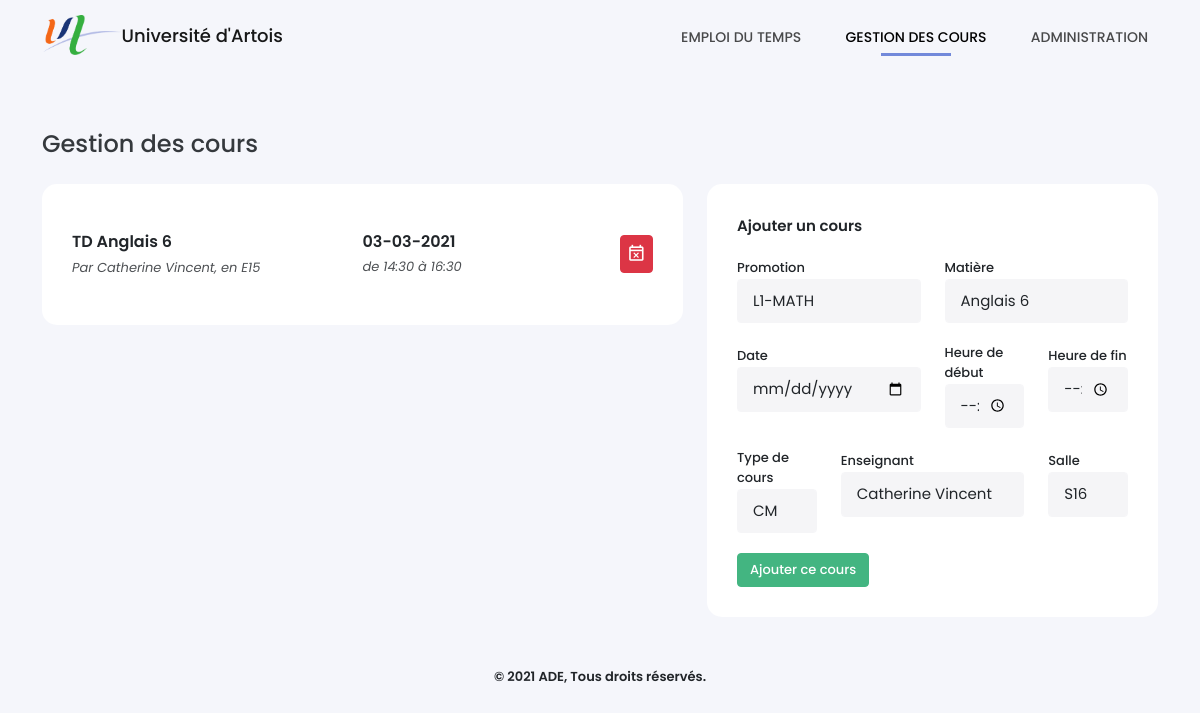
Screenshot of /gestion.php (signed in) with the database file from the repository.
### tables this page shows
CREATE TABLE Cours (
    CourID INTEGER PRIMARY KEY AUTOINCREMENT,
    DateCour VARCHAR(30) NOT NULL,
    HeureDebut time NOT NULL,
    HeureFin time NOT NULL,
    TypeID INTEGER NOT NULL,
    SalleID INTEGER NOT NULL,
    UsagerID INTEGER NOT NULL,
    MatiereID INTEGER NOT NULL,
    CONSTRAINT cour_type_fk FOREIGN KEY (TypeID) REFERENCES TypeCours(TypeID) ON DELETE CASCADE,
    CONSTRAINT cour_salle_fk FOREIGN KEY (SalleID) REFERENCES Salles(SalleID) ON DELETE CASCADE
    CONSTRAINT cour_enseignant_fk FOREIGN KEY (UsagerID) REFERENCES Usagers(UsagerID) ON DELETE CASCADE,
    CONSTRAINT cour_matiere_fk FOREIGN KEY (MatiereID) REFERENCES Matieres(MatiereID) ON DELETE CASCADE
);

CREATE TABLE TypeCours (
    TypeID INTEGER PRIMARY KEY AUTOINCREMENT,
    NomType VARCHAR NOT NULL
);

CREATE TABLE Matieres (
    MatiereID INTEGER PRIMARY KEY AUTOINCREMENT,
    NomMatiere VARCHAR(25) NOT NULL,
    CouleurMatiere VARCHAR(10) NOT NULL,
    PromotionID INTEGER NOT NULL,
    CONSTRAINT matiere_promo_fk FOREIGN KEY (PromotionID) REFERENCES Promotions(PromotionID) ON DELETE CASCADE
);

CREATE TABLE Usagers (
    UsagerID VARCHAR(30) PRIMARY KEY NOT NULL,
    MotDePasse VARCHAR(255) NOT NULL,
    Nom VARCHAR(15) NOT NULL,
    Prenom VARCHAR(20) NOT NULL,
    RangID INTEGER NOT NULL,
    CONSTRAINT usager_rang_fk FOREIGN KEY (RangID) REFERENCES Rangs(RangID) ON DELETE CASCADE
);

CREATE TABLE Salles (
    SalleID INTEGER PRIMARY KEY AUTOINCREMENT,
    NomSalle VARCHAR NOT NULL
);

### gestion.php (the view, shortened to what this page needs)
<!DOCTYPE html>
<?php
require_once('./src/Planning/FormEvent.php');
$last_search = isset($_GET['search']) ? $_GET['search'] : ' ';
?>
<html lang="fr-FR">
<head>
    <link type="text/css" rel="stylesheet" href="./assets/css/icons.min.css">
    <link type="text/css" rel="stylesheet" href="./assets/css/bootstrap.min.css">
    <link type="text/css" rel="stylesheet" href="./assets/css/style.css">
</head>
<body>
    <?php require_once('./views/header.php') ?>
    <div class="container">
        <h4>Gestion des cours</h4>
        <div class="row">
            <div class="col-md-7">
                <div class="box-content">
                    <?php
                    $where = 'WHERE NomMatiere LIKE \'%'. $last_search.'%\'';
                    if($_SESSION['rang'] == 2)  $where = 'WHERE UsagerID ="'. $_SESSION['id'] . '" AND NomMatiere LIKE \'%'. $last_search.'%\'';
                    $sCours = $bdd->query('SELECT * FROM Cours INNER JOIN Matieres USING(MatiereID), TypeCours USING(TypeID), Usagers USING(UsagerID), Promotions USING(PromotionID), Salles USING(SalleID) '.$where.' ORDER BY DateCour DESC, HeureDebut DESC');
                    while($aCours = $sCours->fetch()) { ?>
                        <div class="list-cours d-flex flex-row align-items-center justify-content-between">
                            <div class="cours-info">
                                <p><?= $aCours['NomType'] ?> <?= $aCours['NomMatiere'] ?></p>
                                <span>Par <?= $aCours['Prenom'] ?> <?= $aCours['Nom'] ?>, en <?= $aCours['NomSalle'] ?></span>
                            </div>
                            <div class="cours-date">
                                <p><?= date('d-m-Y', $aCours['DateCour']) ?></p>
                                <span>de  <?= $aCours['HeureDebut'] ?> à <?= $aCours['HeureFin'] ?></span>
                            </div>
                            <a href="./_delete?CourID=<?= $aCours['CourID'] ?>" class="btn btn-danger"><i class="mdi mdi-calendar-remove-outline"></i></a>
                        </div>
                    <?php } ?>
                </div>
            </div>
            <div class="col-md-5">
                <div class="box-content">
                    <div class="content-title">Ajouter un cours</div>
                    <form method="POST" action="">
                        <div class="row">
                            <div class="col-md-6">
                                <label for="">Promotion</label>
                                <select name="promotion" class="form-control" id="promo">
                                    <?php
                                    $option = '';
                                    if($_SESSION['rang'] == 2) {
                                        $option = 'INNER JOIN Appartient ON Promotions.PromotionID = Appartient.PromotionID AND UsagerID = "'.$_SESSION['id'].'"';
                                    }
                                    $sPromo = $bdd->query('SELECT * FROM Promotions '.$option.' ORDER BY PromotionID');
                                    while($aPromo = $sPromo->fetch()) {
                                        echo '<option value="'.$aPromo['PromotionID'].'"'. ((isset($_POST['promotion']) && $_POST['promotion'] == $aPromo['PromotionID']) ? ' selected' : '') .'>'.$aPromo['NomPromotion'].'</option>';
                                    } ?>
                                </select>
                            </div>
                            <div class="col-md-6">
                                <label for="">Matière</label>
                                <select name="matiere" id="" class="form-control" id="matiere">
                                    <?php
                                    $option = '';
                                    if($_SESSION['rang'] == 2) {
                                        $option = 'INNER JOIN Enseigne ON Matieres.MatiereID = Enseigne.MatiereID AND UsagerID = "'.$_SESSION['id'].'"';
                                    }
                                    $sMatieres = $bdd->query('SELECT * FROM Matieres '.$option. ' ORDER BY NomMatiere');
                                    while($aMatieres = $sMatieres->fetch()) {
                                        echo '<option value="'.$aMatieres['MatiereID'].'">'.$aMatieres['NomMatiere'].'</option>';
                                    } ?>
                                </select>
                            </div>
                            <div class="col-md-6">
                                <div class="form-group">
                                    <label for="date">Date</label>
                                    <input type="date" name="dateCour" class="form-control <?= (isset($errors['dateCour'])) ? 'is-invalid' : '' ?>" value="<?= (isset($_POST['dateCour'])) ? $_POST['dateCour'] : '' ?>">
                                </div>
                            </div>
                            <div class="col-md-3">
                                <div class="form-group">
                                    <label for="date">Heure de début</label>
                                    <input type="time" name="heureDebut" class="form-control <?= (isset($errors['heureDebut'])) ? 'is-invalid' : '' ?>" value="<?= (isset($_POST['heureDebut'])) ? $_POST['heureDebut'] : '' ?>">
                                </div>
                            </div>
                            <div class="col-md-3">
                                <div class="form-group">
                                    <label for="date">Heure de fin</label>
                                    <input type="time" name="heureFin" class="form-control <?= (isset($errors['heureFin'])) ? 'is-invalid' : '' ?>" value="<?= (isset($_POST['heureFin'])) ? $_POST['heureFin'] : '' ?>">
                                </div>
                            </div>
                            <div class="col-md-3">
                                <div class="form-group">
                                    <label for="date">Type de cours</label>
                                    <select name="type" class="form-control">
                                        <?php $query = $bdd->query('SELECT * FROM TypeCours');
                                            while ($row = $query->fetch()){
                                                echo '<option value="' . $row['TypeID'].'">' . $row['NomType'] . '</option>';
                                            }
                                        ?>
                                    </select>
                                </div>
                            </div>
                            <div class="col-md-6">
                                <div class="form-group">
                                    <label for="date">Enseignant</label>
                                    <select name="enseignant" class="form-control">
                                        <?php if($_SESSION['rang'] == 2) {
                                                $sql = 'AND UsagerID = "'.$_SESSION['id'].'"';
                                            } else {
                                                $sql = '';
                                            }
                                            $query = $bdd->query('SELECT * FROM Usagers WHERE RangID = 2 ' . $sql);
                                            while ($row = $query->fetch()){
                                                echo '<option value="' .$row['UsagerID'] .'">' . $row['Prenom'] . ' ' .  $row['Nom'] . '</option>';
                                            }
                                        ?>
                                    </select>
                                </div>
                            </div>
                            <div class="col-md-3">
                                <div class="form-group">
                                    <label for="salle">Salle</label>
                                    <select name="salle" class="form-control">
                                        <?php $query = $bdd->query('SELECT * FROM Salles');
                                            while ($row = $query->fetch()){
                                                echo '<option value="' . $row['SalleID'].'">' . $row['NomSalle'] . '</option>';
                                            }
                                        ?>
                                    </select>
                                </div>
                            </div>
                        </div>
                        <input type="submit" name="add_cours" value="Ajouter ce cours" class="btn btn-success">
                    </form>
                </div>
            </div>
        </div>
        <?php require_once('./views/footer.php') ?>
    </div>
</body>
</html>

### views/header.php
<header>
    <div class="container">
        <div class="logo">
            <a href="./"><img src="./assets/img/logo.png" alt="logo"><span>Université d'Artois</span></a>
        </div>
        <nav>
            <ul>
                <li <?= (basename($_SERVER['PHP_SELF']) == 'index.php') ? 'class="active"' : null ?>>
                    <a href="./"> Emploi du temps</a>
                </li>
                <li <?= (basename($_SERVER['PHP_SELF']) == 'gestion.php') ? 'class="active"' : null ?>>
                    <a href="./gestion"> Gestion des cours</a>
                </li>
                <li <?= (basename($_SERVER['PHP_SELF']) == 'admin.php') ? 'class="active"' : null ?>>
                    <a href="./admin">Administration</a>
                </li>
            </ul>
        </nav>
    </div>
</header>

### views/footer.php
<footer>
    <p>© 2021 ADE, Tous droits réservés.</p>
</footer>

### assets/css/style.css (style rules this page uses)
* { box-sizing: border-box; outline: none; -webkit-tap-highlight-color: rgba(0, 0, 0, 0); }
body { font-family: Poppins, sans-serif; background-color: #F5F6FB; margin: 0; padding: 0; }
header { width: 100%; height: 80px; margin-bottom: 50px; }
.logo a { float: left; margin-top: 15px; text-decoration: none; }
.logo img { height: 40px; }
.logo a span { color: #000; vertical-align: middle; opacity: .9; font-size: 18px; font-weight: 500; }
nav { float: right; padding: 25px 0; }
nav ul { padding: 0; margin: 0; list-style: none; position: relative; }
nav ul li { display: inline-block; margin-left: 20px; }
nav a { display: block; padding: 0 10px; color: #000; opacity: .7; text-transform: uppercase; font-weight: 500; font-size: 14px; text-decoration: none; }
nav ul li.active a { opacity: 1; }
nav ul li a::after { content: ''; width: 50%; display: block; margin: 5px auto; border-bottom: 3px solid transparent; }
nav ul li.active a::after { border-color: #7289DA; }
footer { text-align: center; margin: 20px auto; font-weight: 600; font-size: 13px; }
.container { min-width: 80%; }
.container h4 { opacity: .9; margin-bottom: 25px; }
.btn { font-weight: 500; font-size: 13px; }
.btn-success { background-color: #43B581; border-color: #43B581; }
.box-content { position: relative; width: 100%; padding: 30px; background-color: #fff; border-radius: 15px; margin-bottom: 30px; }
.box-content::after { content: ''; clear: both; display: table; }
.content-title { font-size: 15px; display: inline-block; position: relative; font-weight: 600; height: 40px; }
.list-cours { padding: 15px 0; border-bottom: 1px dashed; }
.list-cours:last-child { border: 0; }
.cours-info { width: calc(100% - 50%); line-height: 1.6; }
.list-cours p { font-weight: 600; margin-bottom: 0; }
.list-cours span { font-size: 13px; font-style: italic; opacity: .8; }
.cours-date { flex: 1; }
.list-cours > a.btn { position: absolute; right: 30px; padding: 3px 6px; font-size: 1.2rem; }
label { font-size: 13px; font-weight: 500; }
.form-control, .form-control:focus { background-color: #F5F5F7; border-color: #F5F5F7; font-size: 15px; padding: 10px 15px; margin-bottom: 20px; }

### rows the page displays
cours: TypeID.NomType "TD", MatiereID.NomMatiere "Anglais 6", UsagerID.Prenom "Catherine", UsagerID.Nom "Vincent", SalleID.NomSalle "E15", DateCour "03-03-2021", HeureDebut "14:30", HeureFin "16:30"

### other values shown
form field promotion "L1-MATH"
form field matiere "Anglais 6"
form field type "CM"
form field enseignant "Catherine Vincent"
form field salle "S16"
